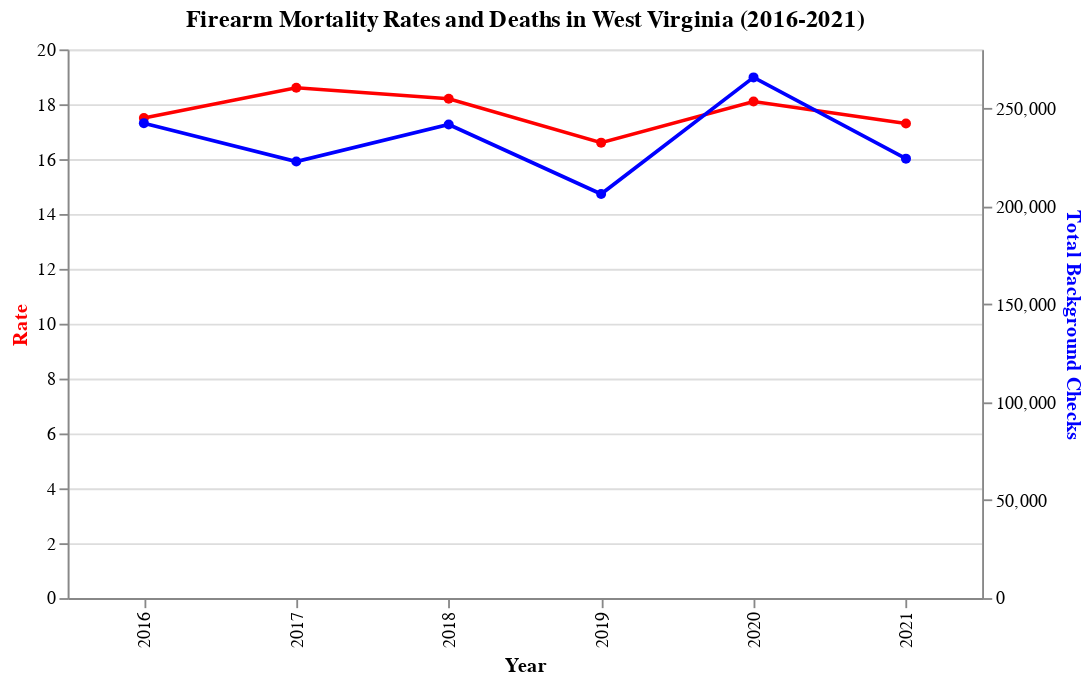

The cell this chart's notebook holds for it:
### Markdown cell above
#West Virginia

### Code cell
wv_data = pd.read_csv("wv_data.csv")
# wv_data.head()

base_wv = alt.Chart(wv_data).encode(
    alt.X('Year:N', axis=alt.Axis(title='Year'))  # 'Year' as ordinal
)

# Creating the line chart for the 'Rate' on the left y-axis
rate_chart_wv = base_wv.mark_line(point=True, color='red').encode(
    alt.Y('Rate:Q', axis=alt.Axis(title='Rate', titleColor='red')),
    tooltip = ["Year", "Rate", "Notes"],
    color = alt.value("red")
)

# Creating the line chart for the 'Total Background Checks' on the right y-axis
deaths_chart_wv = base_wv.mark_line(point=True, color='blue').encode(
    alt.Y('Total Background Checks:Q', axis=alt.Axis(title='Total Background Checks', titleColor='blue')),
    tooltip = ["Year", "Total Background Checks", "Notes"],
    color = alt.value("blue")
)

# Combining both charts
chart_wv = alt.layer(rate_chart_wv, deaths_chart_wv).resolve_scale(
    y='independent'
).properties(
    title='Firearm Mortality Rates and Deaths in West Virginia (2016-2021)',
    width=500,  # You can adjust the width to fit your display or preferences
    height=300  # You can adjust the height as well
)

chart_wv

### Figure 1 — Vega-Lite specification as saved in the notebook (floating-point values rounded to 4 significant figures)
{"config": {"view": {"continuousWidth": 400, "continuousHeight": 300}}, "layer": [{"mark": {"type": "line", "color": "red", "point": true}, "encoding": {"color": {"value": "red"}, "tooltip": [{"field": "Year", "type": "quantitative"}, {"field": "Rate", "type": "quantitative"}, {"field": "Notes", "type": "nominal"}], "x": {"axis": {"title": "Year"}, "field": "Year", "type": "nominal"}, "y": {"axis": {"title": "Rate", "titleColor": "red"}, "field": "Rate", "type": "quantitative"}}}, {"mark": {"type": "line", "color": "blue", "point": true}, "encoding": {"color": {"value": "blue"}, "tooltip": [{"field": "Year", "type": "quantitative"}, {"field": "Total Background Checks", "type": "quantitative"}, {"field": "Notes", "type": "nominal"}], "x": {"axis": {"title": "Year"}, "field": "Year", "type": "nominal"}, "y": {"axis": {"title": "Total Background Checks", "titleColor": "blue"}, "field": "Total Background Checks", "type": "quantitative"}}}], "data": {"name": "data-9a93ebcfd72feb55be936c043e7b8da8"}, "height": 300, "resolve": {"scale": {"y": "independent"}}, "title": "Firearm Mortality Rates and Deaths in West Virginia (2016-2021)", "width": 500, "$schema": "https://vega.github.io/schema/vega-lite/v4.17.0.json", "datasets": {"data-9a93ebcfd72feb55be936c043e7b8da8": [{"Year": 2021, "State": "WV", "Rate": 17.3, "Deaths": 319, "Total Background Checks": 224240, "Notes": "Strengths regulation of firearm dealers."}, {"Year": 2020, "State": "WV", "Rate": 18.1, "Deaths": 325, "Total Background Checks": 265705, "Notes": "Individuals can carry concealed firearms without a concealed carry permit."}, {"Year": 2019, "State": "WV", "Rate": 16.6, "Deaths": 300, "Total Background Checks": 206196, "Notes": "Passes laws promoting responsible firearm storage and holding adults accountable for preventing children from accessing firearms."}, {"Year": 2018, "State": "WV", "Rate": 18.2, "Deaths": 343, "Total Background Checks": 241678, "Notes": "Individuals with valid out-of-state concealed carry permits can carry in WV."}, {"Year": 2017, "State": "WV", "Rate": 18.6, "Deaths": 348, "Total Background Checks": 222768, "Notes": "Strengthens reporting of mental health records to NICS, aiming to prevent individuals from mental health concerns from accessing firearms."}, {"Year": 2016, "State": "WV", "Rate": 17.5, "Deaths": 332, "Total Background Checks": 242350, "Notes": "Permitless carry takes effect, allowing individuals to openly carry weapons without a permit."}]}}
